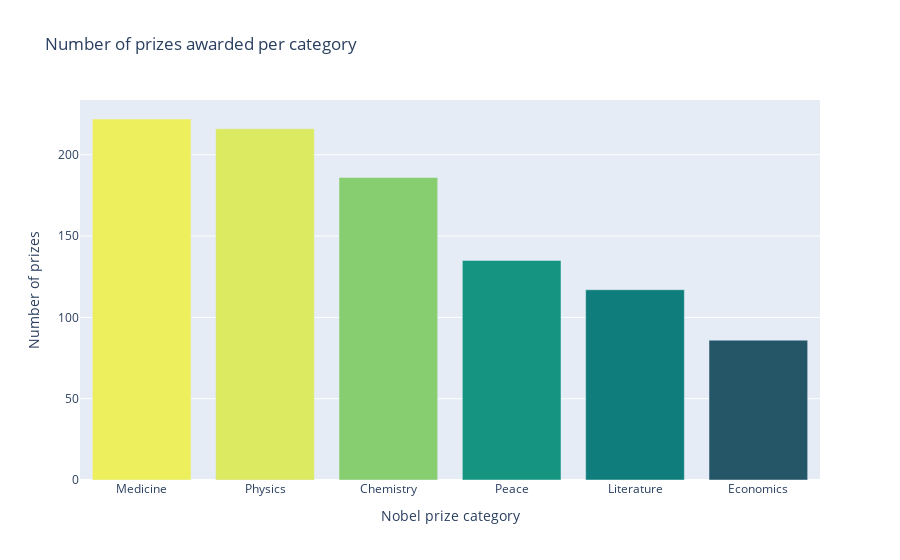

Notebook source saved alongside this figure:
### Code cell
prizes_per_category = df_data.category.value_counts()

v_bar = px.bar(
        x = prizes_per_category.index,
        y = prizes_per_category.values,
        color = prizes_per_category.values,
        color_continuous_scale='Aggrnyl',
        title='Number of prizes awarded per category')
 
v_bar.update_layout(xaxis_title='Nobel prize category', 
                    coloraxis_showscale=False,
                    yaxis_title='Number of prizes')
v_bar.show()

### Figure 1 — Plotly figure (JSON) as saved in the notebook; plotly's stock layout.template omitted (floating-point values rounded to 4 significant figures)
{"data": [{"alignmentgroup": "True", "hovertemplate": "x=%{x}<br>y=%{y}<br>color=%{marker.color}<extra></extra>", "legendgroup": "", "marker": {"color": [222, 216, 186, 135, 117, 86], "coloraxis": "coloraxis"}, "name": "", "offsetgroup": "", "orientation": "v", "showlegend": false, "textposition": "auto", "type": "bar", "x": ["Medicine", "Physics", "Chemistry", "Peace", "Literature", "Economics"], "xaxis": "x", "y": [222, 216, 186, 135, 117, 86], "yaxis": "y"}], "layout": {"barmode": "relative", "coloraxis": {"colorbar": {"title": {"text": "color"}}, "colorscale": [[0, "rgb(36, 86, 104)"], [0.1667, "rgb(15, 114, 121)"], [0.3333, "rgb(13, 143, 129)"], [0.5, "rgb(57, 171, 126)"], [0.6667, "rgb(110, 197, 116)"], [0.8333, "rgb(169, 220, 103)"], [1, "rgb(237, 239, 93)"]], "showscale": false}, "legend": {"tracegroupgap": 0}, "title": {"text": "Number of prizes awarded per category"}, "xaxis": {"anchor": "y", "domain": [0, 1], "title": {"text": "Nobel prize category"}}, "yaxis": {"anchor": "x", "domain": [0, 1], "title": {"text": "Number of prizes"}}}}
